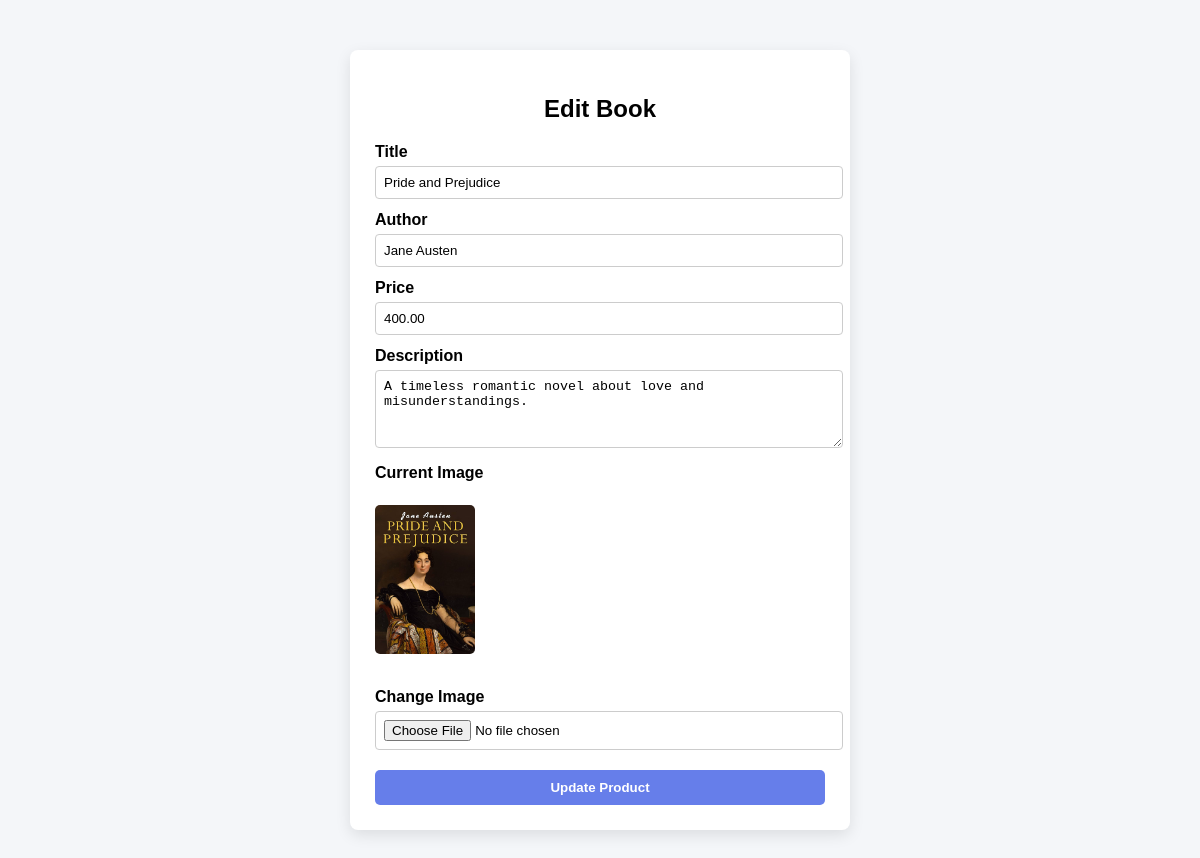
The app's page /admin/edit_product.php?id=23 with its own data.
### tables this page shows
CREATE TABLE `books` (
  `id` int(11) NOT NULL,
  `title` varchar(100) NOT NULL,
  `author` varchar(100) NOT NULL,
  `price` decimal(10,2) NOT NULL,
  `description` text NOT NULL,
  `image` varchar(255) NOT NULL,
  `created_at` timestamp NOT NULL DEFAULT current_timestamp() ON UPDATE current_timestamp(),
  `stock` int(11) DEFAULT 1,
  `category_id` int(11) NOT NULL
);

### admin/edit_product.php (the view, shortened to what this page needs)
<?php
include("../includes/db.php");
$id = $_GET['id'];
$query = "SELECT * FROM books WHERE id = $id";
$result = mysqli_query($conn, $query);
$book = mysqli_fetch_assoc($result);
?>
<!DOCTYPE html>
<html>
<head>
    <link rel="stylesheet" href="../assets/css/admin/edit_product.css">
</head>
<body>
    <div class="edit-container">
        <h2>Edit Book</h2>
        <form method="POST" enctype="multipart/form-data">
            <label>Title</label>
            <input type="text" name="title" value="<?php echo htmlspecialchars($book['title']); ?>">
            <label>Author</label>
            <input type="text" name="author" value="<?php echo htmlspecialchars($book['author']); ?>">
            <label>Price</label>
            <input type="number" step="0.01" name="price" value="<?php echo htmlspecialchars($book['price']); ?>">
            <label>Description</label>
            <textarea name="description" rows="4"><?php echo htmlspecialchars($book['description']); ?></textarea>
            <label>Current Image</label><br>
            <img src="images/<?php echo $book['image']; ?>" class="preview-img"><br><br>
            <label>Change Image</label>
            <input type="file" name="photo">
            <button type="submit">Update Product</button>
        </form>
    </div>
</body>
</html>

### assets/css/admin/edit_product.css (style rules this page uses)
body { font-family: Arial, sans-serif; background: #f4f6f9; }
.edit-container { width: 450px; margin: 50px auto; background: #fff; padding: 25px; border-radius: 8px; box-shadow: 0 5px 15px rgba(0, 0, 0, 0.1); }
.edit-container h2 { text-align: center; margin-bottom: 20px; }
.edit-container label { display: block; margin-top: 12px; font-weight: bold; }
.edit-container input, .edit-container textarea { width: 100%; padding: 8px; margin-top: 5px; border-radius: 4px; border: 1px solid #ccc; }
.edit-container button { margin-top: 20px; width: 100%; padding: 10px; border: none; background: #667eea; color: white; border-radius: 5px; cursor: pointer; font-weight: bold; }
.preview-img { width: 100px; margin-top: 5px; border-radius: 5px; }

### records on screen
books: title "Pride and Prejudice", author "Jane Austen", price "400.00", description "A timeless romantic novel about love and misunderstandings.", image (picture)
